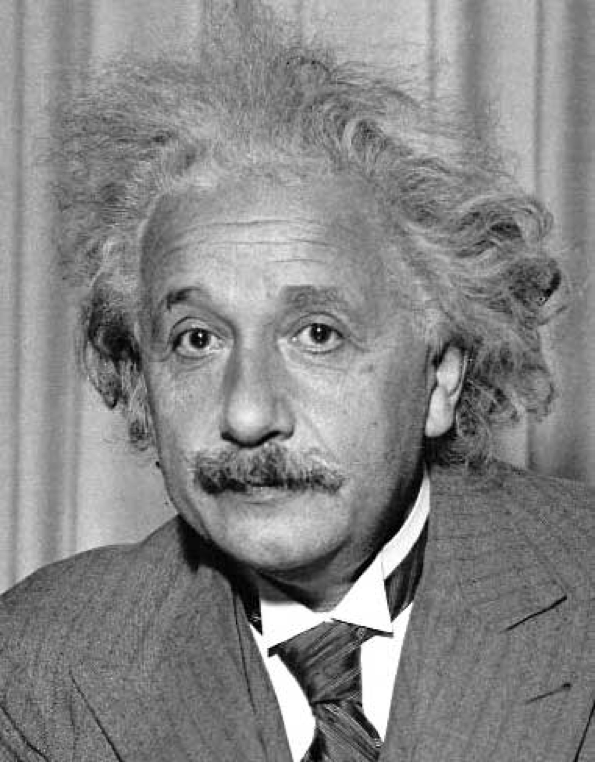
#> input picture Practica 4/images/einstein.png, 595 x 762 px; the run also reads 1 picture not shown here
$ jupyter execute p4_2023_24.ipynb   (shell and % lines are left out)
#> lines starting #> are read from the running program, lines starting #| are printed output that depends on the picture; after the words box and inside, x2 and y2 are one past the last pixel; in counts of white or black regions, pixels touching at a corner belong together; long printed decimals are rounded
# Computer Vision - P4

## Delivery

Your overall grading will be penalized if the following requirements are not fulfilled:

- Implemented code should be commented exhaustively and in *English*.

- The questions introduced in the exercises must be answered.

- Add title to the figures to explain what is displayed.

- Answers to questions also need to be in *English*.

- Make sure to print and plot exactly what it is indicated. If a reference image is provided, your output is expected to be exactly the same unless instructed differently.

- The deliverable of both parts must be a file named **P4_Student1_Student2.zip** that includes:
    - The notebook P4_Student1_Student2.ipynb completed with the solutions to the exercises and their corresponding comments.
    - All the images used in this notebook (upload the ones that were not provided)

- It is required that your code can be run by us without need of any modification and without getting any errors.

- Use packages and solutions that were covered in your class and tutorials. If you are unsure about using a particular package, you should seek clarification from your instructor to confirm whether it is allowed.

- Please refrain from utilizing resources like ChatGPT to complete this lab assignment.

**Deadline (Campus Virtual): November 28th, 23:00 h**

==============================================================================================
## Descriptors extraction for object detection, based on template matching, ORB, and HOG
==============================================================================================

The main topics of Laboratory 4 are:

    4.1) SSD and Normalized Cross-correlation for template matching

    4.2) HOG image descriptor for object (person) detection

    4.3) Recognition by correspondance, based on feature extraction (ORB)

In order to complete this practicum, the following concepts need to be understood: template matching, feature localization (Harris, Censure), feature descriptor (HOG,ORB, Sift) methods.

It is highly recommendable to structure the code in functions in order to reuse code for different tests and images and make it shorter and more readable. Specially the visualization commands should be encapsulated in separate functions.

## 1 Template matching

**1.1 (10 points)** Given the image 'einstein.png' and the template image 'eye.png', detect the location of the template in the image comparing the use of:
- SSD distance (hint: norm() in numpy.linalg).
- normalized cross-correlation (hint: match_template() of skimage.feature).

Don't forget to normalize the images (having pixel values between [0,1]) before comparing them.

[cell 1]
import numpy as np
from skimage import io, img_as_float
import matplotlib.pyplot as plt
from skimage.feature import match_template
from skimage.color import  rgba2rgb,rgb2gray

[cell 2]
# I realized that we'll need to print same images again so I crete a special function to plot and avoid code repeating
def plot_images(images, titles, figsize=(12,9)):
    fig = plt.figure(figsize=figsize)
    for i in range(len(images)):
        ax = fig.add_subplot(2, 3, i+1)
        ax.imshow(images[i], cmap='gray')
        ax.set_title(titles[i])
        ax.set_xticks([])
        ax.set_yticks([])
    plt.show()

def toGray(img, template=None):
    if img.shape[2] == 4:
        img = rgba2rgb(img)
    if template.shape[2] == 4:
        template = rgba2rgb(template)
    if template is None:
         return rgb2gray(img)
    return rgb2gray(img), rgb2gray(template)

[cell 3]
# Your solution here

# Load the images
einstein_image = io.imread('./images/einstein.png')
#> einstein_image is the input picture: shape (762, 595, 4); mean R, G, B, A 134.4, 134.4, 134.4, 255
eye_template = io.imread('./images/eye.png')
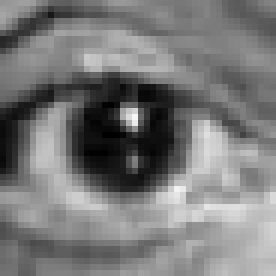
#> input picture Practica 4/images/eye.png, 46 x 46 px (shown 6 times larger)
#> eye_template is the input picture: shape (46, 46, 4); mean R, G, B, A 121.1, 121.1, 121.1, 255
# Passing to gray. The resulting images will be normalized
einstein_image,eye_template = toGray(einstein_image,eye_template)
#> einstein_image: shape (762, 595) float64
#> eye_template: shape (46, 46) float64

Create a **function** for template matching applying SSD distance and normalized cross-correlation and display the results in the following format:

**Use titles in all figures to understand what is being displayed.**

Note: the decision of threshold for SSD distance and normalized cross-correlation will affect your results, try values that get you as close to the shown result as possible but we understand you might not get exactly the same outcome.

[cell 4]
# In order to abstract the code, we'll divide in different functions to call anywhere

def ssd_dist(img, template):

    w, h = img.shape[0] - template.shape[0], img.shape[1] - template.shape[1]
#> w = 716; h = 549
    ssd_results = np.zeros((w,h))
    # Iterate each value
    for i in range(ssd_results.shape[0]):
        for j in range(ssd_results.shape[1]):
            # Apply the filter
            filter= img[i:i + template.shape[0], j: j + template.shape[1]] - template
            # Apply np norm to get the value
            ssd_results[i][j] = np.linalg.norm(filter)
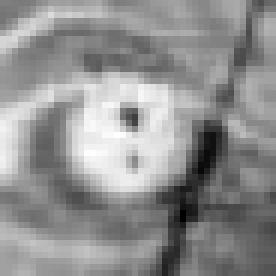
#> filter: shape (46, 46) float64 (shown 6 times larger); min -0.749, max 0.486, mean -0.0478; drawn with min black and max white
    # Returns the resulting image
    return ssd_results/np.max(ssd_results)

# Getting the ssd or euclidian result
img_eucli = ssd_dist(einstein_image, eye_template)
threshold_ssd = 0.3426 # This value can be changed, I consider this the best one so far since it gives results similar to given samples
# Thresholded image
th_eucli = img_eucli < threshold_ssd
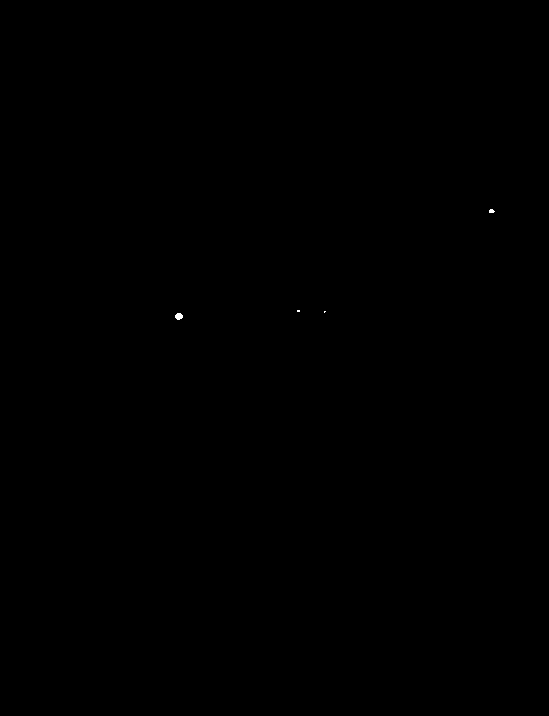
#> th_eucli: shape (716, 549) bool; 0.02% white; 4 white regions (3 under 20 px), largest, box (x1, y1, x2, y2) and area: (175, 313, 183, 320) 43

# Getting CC result
cross_Correlation = match_template(einstein_image, eye_template)
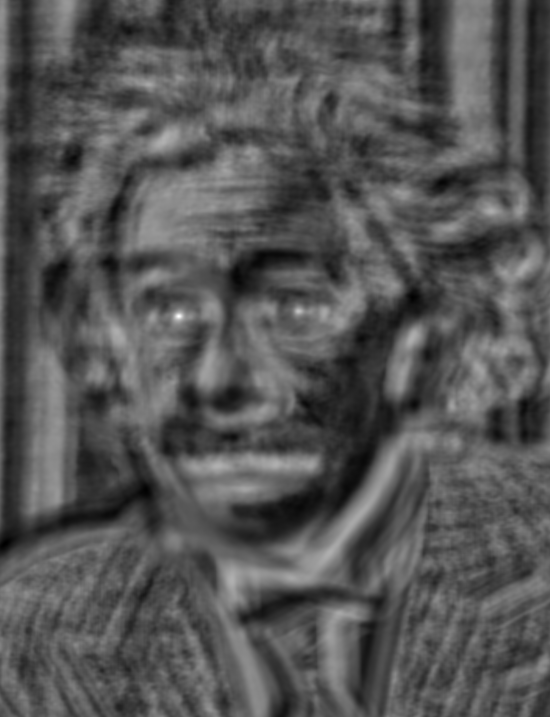
#> cross_Correlation: shape (717, 550) float64; min -0.521, max 0.977, mean -0.0222; drawn with min black and max white
threshold_cc = 0.55 # This can be changed. I found best results with this value because it gives results similar to given samples
cross_threshold = cross_Correlation > threshold_cc
#> cross_threshold: shape (717, 550) bool; 0.01% white; 2 white regions (1 under 20 px), largest, box (x1, y1, x2, y2) and area: (175, 313, 183, 320) 49

[cell 5]
# Plot the results
images_to_plot = [einstein_image,img_eucli,cross_Correlation, eye_template,th_eucli,cross_threshold]
title_for_img = ['Original image', 'Euclidian distance', 'Normalized cross-correlation', 'template', 'threshold euclidian distance (< 8.92)', 'Threshold Normalized CC (> 0.55)']
plot_images(images_to_plot,title_for_img)
#> the loop in plot_images, `for i in range(len(images)):` made 6 passes

**1.2 (5 points)** How does the result of the template matching change if the image changes its contrast (for example if you make it clearer or darker)?

Similarly to the previous case, please, visualize the euclidean distance and normalized cross-correlation images as well as the binarized (thresholded) images in the two cases.

**Note:** Use titles of the figures to explain what is displayed.

Read `einstein_br.png` and display the results of the template matching techniques used on 1.1 on this image, using `eye.png` as template:

[cell 6]
# Your solution here

einstein_br = io.imread('./images/einstein_br.png')
# Normalize the image
einstein_br = einstein_br/np.max(einstein_br)

ssd_br = ssd_dist(einstein_br, eye_template)
#> after the loop in ssd_dist (call 2), `for i in range(ssd_results.shape[0]):`:
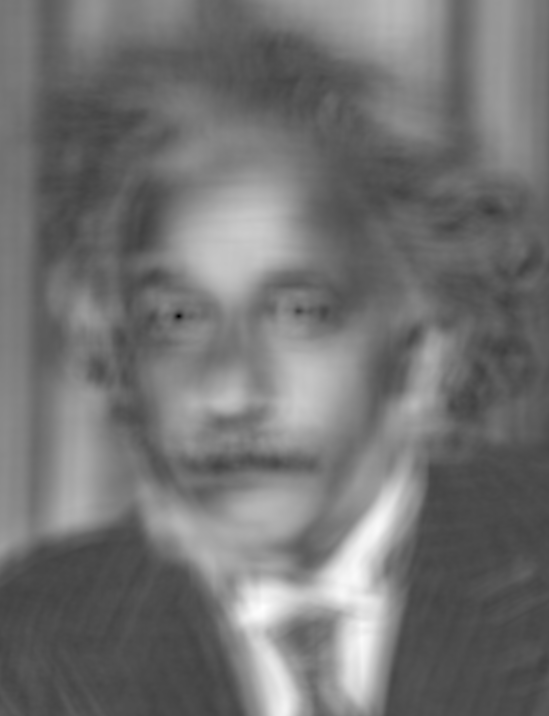
#> ssd_results: shape (716, 549) float64; min 3.07, max 24.99, mean 12.9; drawn with min black and max white
#> in ssd_dist (call 2), `return ssd_results/np.max(ssd_results)`:
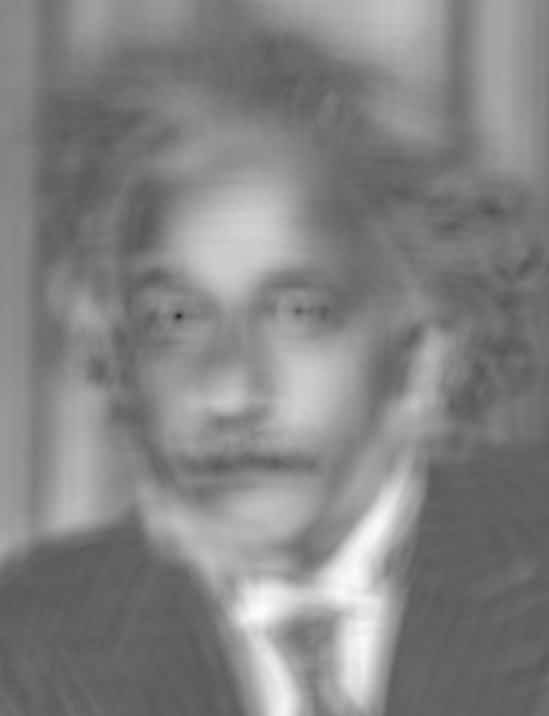
#> returned value: shape (716, 549) float64; min 0.123, max 1, mean 0.517
thres_eucli_br = ssd_br < 0.35
#> thres_eucli_br: shape (716, 549) bool; 0.02% white; 4 white regions (2 under 20 px), largest, box (x1, y1, x2, y2) and area: (486, 208, 496, 214) 44, (175, 313, 182, 319) 34

ncc_br = match_template(einstein_br, eye_template)
thres_ncc_br = ncc_br > 0.55


images_to_plot = [einstein_br,ssd_br,ncc_br, eye_template,thres_eucli_br,thres_ncc_br]
title_for_img = ['Original image', 'Euclidian distance', 'Normalized cross-correlation', 'template', 'threshold euclidian distance (< 1.55)', 'Threshold Normalized CC (> 0.55)']
plot_images(images_to_plot,title_for_img)
#> the loop in plot_images (call 2), `for i in range(len(images)):` made 6 passes

Print the minimum SSD and the maximum Normalized Cross-Correlation (NCC)

[cell 7]
# Your solution here
print("Minimum SSD is: " + str(ssd_br.min()))
#| Minimum SSD is: 0.1228
print("Maximum NCC is: " + str(ncc_br.max()))
#| Maximum NCC is: 0.9768

**1.3 (5 points)** Read `einstein_mask.png` and display the results on this image using your previously coded function, using the `eye.png` template:

[cell 8]
# Your solution here

einstein_mask = io.imread('./images/einstein_mask.png')/255
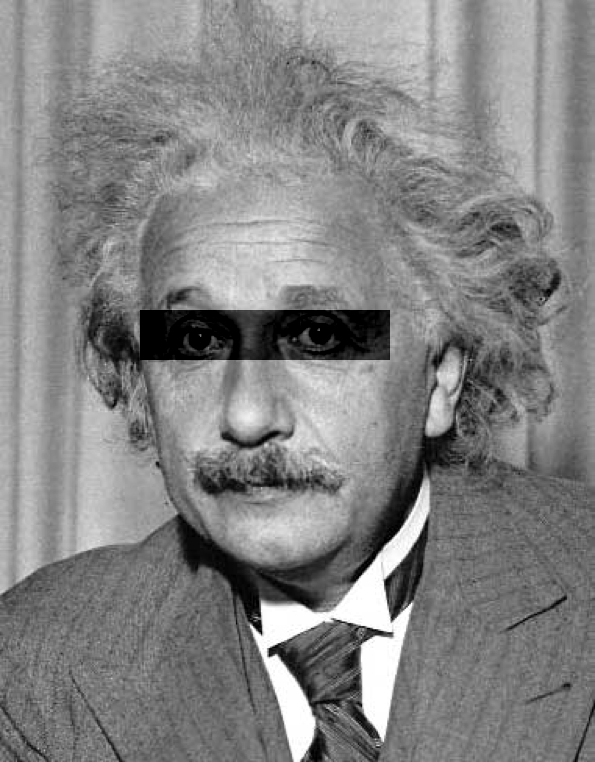
#> input picture Practica 4/images/einstein_mask.png, 595 x 762 px
#> einstein_mask: shape (762, 595) float64; min 0, max 257, mean 132.3
# Normalize the image
#einstein_mask = einstein_mask/np.max(einstein_mask)
ssd_mask = ssd_dist(einstein_mask, eye_template)
#> after the loop in ssd_dist (call 3), `for i in range(ssd_results.shape[0]):`:
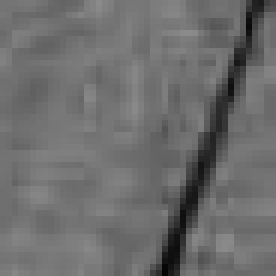
#> filter: shape (46, 46) float64 (shown 6 times larger); min 4.44, max 139.6, mean 109.3
#> after the loop in ssd_dist (call 3), `for i in range(ssd_results.shape[0]):`:
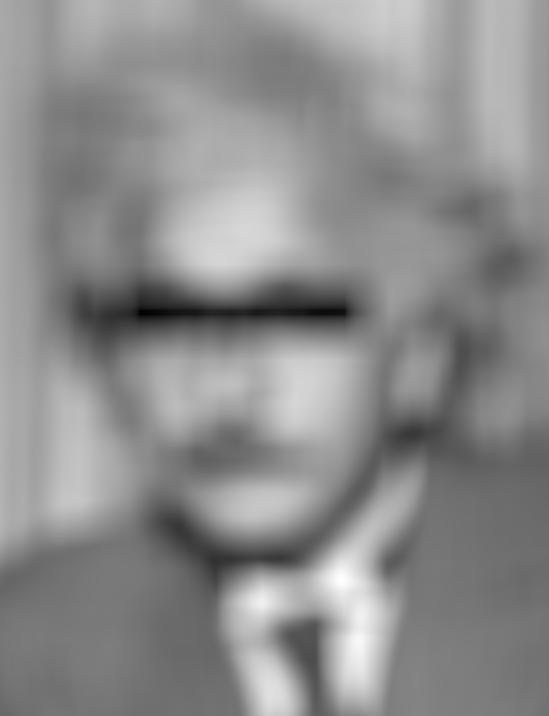
#> ssd_results: shape (716, 549) float64; min 400.8, max 11012.3, mean 6255.2; drawn with min black and max white
print(ssd_mask.min(), ssd_mask.max())
#| 0.0364 1.0

thres_eucli_mask = ssd_mask <= 0.2
#> thres_eucli_mask: shape (716, 549) bool; 0.56% white; 1 white region, box (x1, y1, x2, y2) and area: (126, 301, 348, 321) 2190

ncc_mask = match_template(einstein_mask, eye_template)
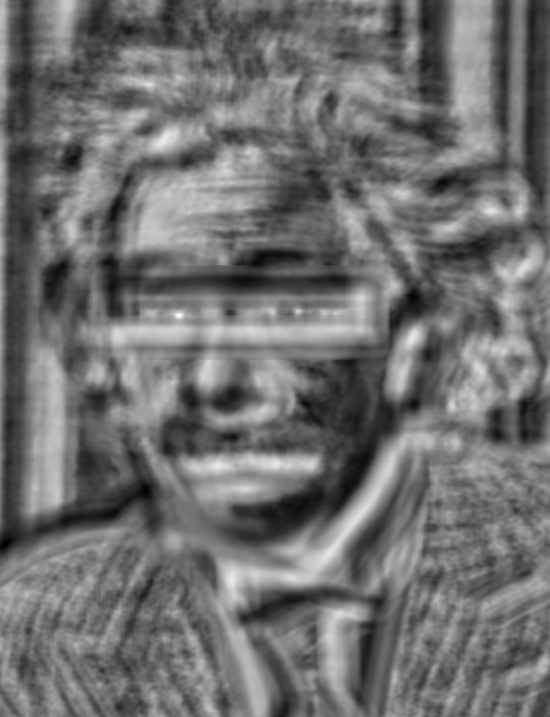
#> ncc_mask: shape (717, 550) float64; min -0.521, max 0.617, mean -0.0224; drawn with min black and max white
thres_ncc_mask = ncc_mask > 0.55
#> thres_ncc_mask: shape (717, 550) bool; 0% white in thin lines or dots, all inside (x1, y1, x2, y2) = (177, 314, 181, 317)


images_to_plot = [einstein_mask,ssd_mask,ncc_mask, eye_template,thres_eucli_mask,thres_ncc_mask]
title_for_img = ['Original image', 'Euclidian distance', 'Normalized cross-correlation', 'template', 'threshold euclidian distance (< 1.55)', 'Threshold Normalized CC (> 0.55)']
plot_images(images_to_plot,title_for_img)

Print the minimum SSD and the maximum NCC

[cell 9]
# Your solution here
print("Minimum SSD is: " + str(ssd_mask.min()))
#| Minimum SSD is: 0.0364
print("Maximum NCC is: " + str(ncc_mask.max()))
#| Maximum NCC is: 0.6166
